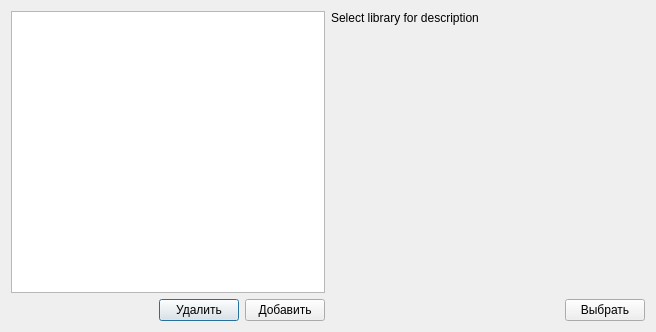
<?xml version="1.0" encoding="UTF-8"?>
<ui version="4.0">
 <class>OpenLibraryDialog</class>
 <widget class="QDialog" name="OpenLibraryDialog">
  <property name="geometry">
   <rect>
    <x>0</x>
    <y>0</y>
    <width>656</width>
    <height>332</height>
   </rect>
  </property>
  <property name="windowTitle">
   <string>Dialog</string>
  </property>
  <layout class="QGridLayout" name="gridLayout">
   <item row="0" column="0">
    <layout class="QVBoxLayout" name="verticalLayout">
     <item>
      <widget class="QListView" name="listLibrarys"/>
     </item>
     <item>
      <layout class="QHBoxLayout" name="horizontalLayout">
       <item>
        <spacer name="horizontalSpacer_2">
         <property name="orientation">
          <enum>Qt::Horizontal</enum>
         </property>
         <property name="sizeHint" stdset="0">
          <size>
           <width>48</width>
           <height>20</height>
          </size>
         </property>
        </spacer>
       </item>
       <item>
        <widget class="QPushButton" name="removeButton">
         <property name="text">
          <string>Удалить</string>
         </property>
        </widget>
       </item>
       <item>
        <widget class="QPushButton" name="addButton">
         <property name="text">
          <string>Добавить</string>
         </property>
        </widget>
       </item>
      </layout>
     </item>
    </layout>
   </item>
   <item row="0" column="1">
    <layout class="QVBoxLayout" name="verticalLayout_2">
     <item>
      <widget class="QLabel" name="descriptionLibraryText">
       <property name="text">
        <string>Select library for description</string>
       </property>
       <property name="alignment">
        <set>Qt::AlignLeading|Qt::AlignLeft|Qt::AlignTop</set>
       </property>
      </widget>
     </item>
     <item>
      <layout class="QHBoxLayout" name="horizontalLayout_2">
       <item>
        <spacer name="horizontalSpacer">
         <property name="orientation">
          <enum>Qt::Horizontal</enum>
         </property>
         <property name="sizeHint" stdset="0">
          <size>
           <width>40</width>
           <height>20</height>
          </size>
         </property>
        </spacer>
       </item>
       <item>
        <widget class="QPushButton" name="choiceButton">
         <property name="text">
          <string>Выбрать</string>
         </property>
        </widget>
       </item>
      </layout>
     </item>
    </layout>
   </item>
  </layout>
 </widget>
 <resources/>
 <connections/>
</ui>
